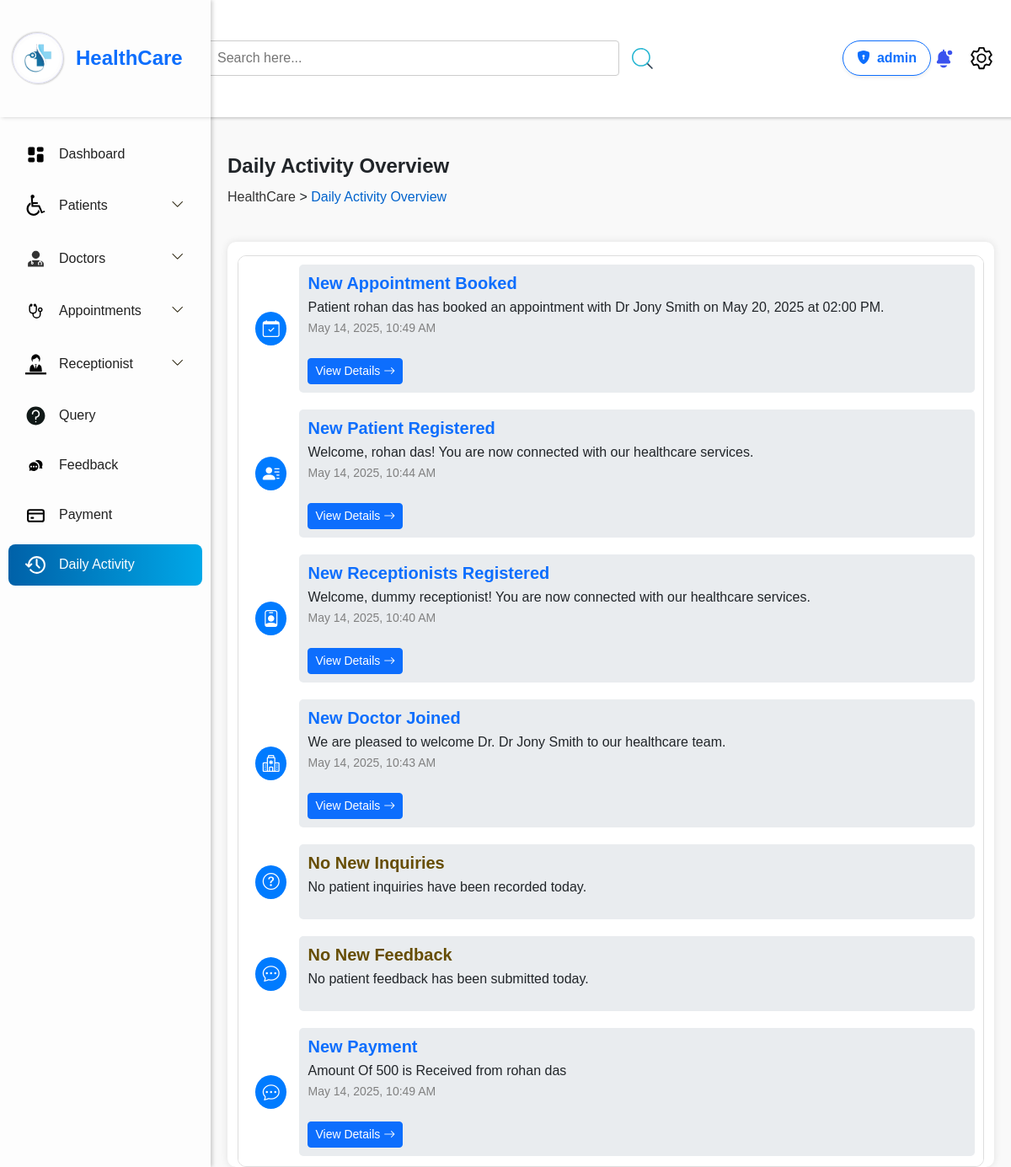
Page /Healthcare_manage/admin/Activity.php (signed in) on the committed database.
### tables this page shows
CREATE TABLE `appointments` (
  `appoint_id` int(5) NOT NULL,
  `patient_id` int(5) NOT NULL,
  `doctor_id` int(5) NOT NULL,
  `payment_id` int(11) NOT NULL,
  `appointment_date` date NOT NULL,
  `appointment_time` time NOT NULL,
  `reason` varchar(300) NOT NULL,
  `status` varchar(10) NOT NULL DEFAULT 'Approve',
  `create_at` datetime NOT NULL DEFAULT current_timestamp()
);

CREATE TABLE `patients` (
  `patient_id` int(5) NOT NULL,
  `patient_name` varchar(100) NOT NULL,
  `gender` varchar(10) NOT NULL,
  `dob` date NOT NULL,
  `email` varchar(255) NOT NULL,
  `contact` decimal(10,0) NOT NULL,
  `username` varchar(100) NOT NULL,
  `password` varchar(255) NOT NULL,
  `status` varchar(50) NOT NULL DEFAULT 'Active',
  `create_at` datetime NOT NULL DEFAULT current_timestamp()
);

CREATE TABLE `doctors` (
  `doctor_id` int(5) NOT NULL,
  `doctor_name` varchar(50) NOT NULL,
  `specilization` varchar(100) NOT NULL,
  `consultancy_fee` decimal(5,0) NOT NULL,
  `dob` date NOT NULL,
  `gender` varchar(50) NOT NULL,
  `address` varchar(255) NOT NULL,
  `email` varchar(255) NOT NULL,
  `contact` decimal(10,0) NOT NULL,
  `username` varchar(50) NOT NULL,
  `password` varchar(255) NOT NULL,
  `photo` varchar(255) NOT NULL,
  `status` varchar(50) NOT NULL DEFAULT 'Active',
  `create_at` datetime NOT NULL DEFAULT current_timestamp()
);

CREATE TABLE `receptionist` (
  `rid` int(5) NOT NULL,
  `name` varchar(100) NOT NULL,
  `dob` date NOT NULL,
  `gender` varchar(10) NOT NULL,
  `hire_dt` datetime NOT NULL DEFAULT current_timestamp(),
  `email` varchar(255) NOT NULL,
  `contact` decimal(10,0) NOT NULL,
  `username` varchar(100) NOT NULL,
  `password` varchar(255) NOT NULL,
  `status` varchar(10) NOT NULL DEFAULT 'Active'
);

CREATE TABLE `payments` (
  `payment_id` int(11) NOT NULL,
  `order_id` varchar(50) NOT NULL,
  `transection_id` varchar(50) NOT NULL,
  `patient_id` int(11) NOT NULL,
  `amount` decimal(50,0) NOT NULL,
  `status` varchar(15) NOT NULL,
  `create_at` datetime NOT NULL DEFAULT current_timestamp()
);

### Healthcare_manage/admin/Activity.php (the view, shortened to what this page needs)
<?php
$conn = connection();
$date_today = date("Y-m-d");
$appointments = mysqli_query($conn, "SELECT * FROM appointments WHERE DATE(create_at) = '$date_today'");
$doctors = mysqli_query($conn, "SELECT * FROM doctors WHERE DATE(create_at) = '$date_today'");
$patients = mysqli_query($conn, "SELECT * FROM patients WHERE DATE(create_at) = '$date_today'");
$receptionists = mysqli_query($conn, "SELECT * FROM receptionist WHERE DATE(`hire_dt`) = '$date_today'");
$queries = mysqli_query($conn, "SELECT * FROM query WHERE DATE(`date&time`) = '$date_today'");
$feedbacks = mysqli_query($conn, "SELECT * FROM feedback WHERE DATE(`date&time`) = '$date_today'");
$payment = mysqli_query($conn, "SELECT * FROM payments WHERE DATE(`create_at`) = '$date_today'");
?>
<!DOCTYPE html>
<html lang="en">
<head>
    <link rel="stylesheet" type="text/css" href="./style/Activity.css">
    <link href="https://cdn.jsdelivr.net/npm/bootstrap@5.3.3/dist/css/bootstrap.min.css" rel="stylesheet"
>
</head>
<body>
    <?php include_once("./Navbar.php"); ?>
    <?php include_once("./component/admin_header.php"); ?>
    <div class="content" id="content">
        <div class="header-list">
            <div class="left">
                <h4 class="fw-bold"> Daily Activity Overview </h4>
                <p style="margin-top:10px;"><a href="./Dashboard.php"> HealthCare </a> > <span> Daily Activity Overview
                    </span></p>
            </div>
        </div>
        <div class="container pt-3">
            <div class="timeline-container">
                <div class="timeline">
                    <?php if (mysqli_num_rows($appointments) > 0) { ?>
                        <div class="timeline-item">
                            <div class="timeline-icon"><i class="bi bi-calendar-check"></i></div>
                            <div class="timeline-content">
                                <h5 class="text-primary fw-bold">New Appointment Booked</h5>
                                <?php while ($row = mysqli_fetch_assoc($appointments)) { ?>
                                    <?php
                                    $i = mysqli_query($conn, "SELECT * FROM patients WHERE patient_id = " . $row["patient_id"]);
                                    $pt = mysqli_fetch_assoc($i);
                                    $j = mysqli_query($conn, "SELECT * FROM doctors WHERE doctor_id = " . $row["doctor_id"]);
                                    $doct = mysqli_fetch_assoc($j);
                                    ?>
                                    <p>Patient <?= htmlspecialchars($pt["patient_name"]) ?> has booked an appointment with
                                        <?= htmlspecialchars($doct["doctor_name"]) ?> on
                                        <?= date("F j, Y", strtotime($row['appointment_date'])) ?> at
                                        <?= date("h:i A", strtotime($row['appointment_time'])) ?>.
                                        <br>
                                        <span class="time"><?= date("F j, Y, g:i A", strtotime($row['create_at'])) ?></span>
                                    </p>
                                <?php } ?>
                                <a href="./TodayAppointment.php" class="btn btn-primary btn-sm mt-2">
                                    View Details <i class="bi bi-arrow-right"></i>
                                </a>
                            </div>
                        </div>
                    <?php } ?>
                    <?php if (mysqli_num_rows($patients) > 0) { ?>
                        <div class="timeline-item">
                            <div class="timeline-icon"><i class="bi bi-person-lines-fill"></i></div>
                            <div class="timeline-content">
                                <h5 class="text-primary fw-bold">New Patient Registered</h5>
                                <?php while ($row = mysqli_fetch_assoc($patients)) { ?>
                                    <p>Welcome, <?= $row['patient_name'] ?>! You are now connected with our healthcare services.
                                        <br>
                                        <span class="time"><?= date("F j, Y, g:i A", strtotime($row['create_at'])) ?></span>
                                    </p>
                                <?php } ?>
                                <a href="./ViewPatient.php" class="btn btn-primary btn-sm mt-2">
                                    View Details <i class="bi bi-arrow-right"></i>
                                </a>
                            </div>
                        </div>
                    <?php } ?>
                    <?php if (mysqli_num_rows($receptionists) > 0) { ?>
                        <div class="timeline-item">
                            <div class="timeline-icon"><i class="bi bi-person-badge"></i></div>
                            <div class="timeline-content">
                                <h5 class="text-primary fw-bold">New Receptionists Registered</h5>
                                <?php while ($row = mysqli_fetch_assoc($receptionists)) { ?>
                                    <p>Welcome, <?= $row['name'] ?>! You are now connected with our healthcare services.
                                        <br>
                                        <span class="time"><?= date("F j, Y, g:i A", strtotime($row['hire_dt'])) ?></span>
                                    </p>
                                <?php } ?>
                                <a href="./ViewReceptionist.php" class="btn btn-primary btn-sm mt-2">
                                    View Details <i class="bi bi-arrow-right"></i>
                                </a>
                            </div>
                        </div>
                    <?php } ?>
                    <?php if (mysqli_num_rows($doctors) > 0) { ?>
                        <div class="timeline-item">
                            <div class="timeline-icon"><i class="bi bi-hospital"></i></div>
                            <div class="timeline-content">
                                <h5 class="text-primary fw-bold">New Doctor Joined</h5>
                                <?php while ($row = mysqli_fetch_assoc($doctors)) { ?>
                                    <p>We are pleased to welcome Dr. <?= $row['doctor_name'] ?> to our healthcare team.
                                        <br>
                                        <span class="time"><?= date("F j, Y, g:i A", strtotime($row['create_at'])) ?></span>
                                    </p>
                                <?php } ?>
                                <a href="./ViewDoctor.php" class="btn btn-primary btn-sm mt-2">
                                    View Details <i class="bi bi-arrow-right"></i>
                                </a>
                            </div>
                        </div>
                    <?php } ?>
                    <?php if (mysqli_num_rows($queries) > 0) { ?>
                        <div class="timeline-item">
                            <div class="timeline-icon"><i class="bi bi-question-circle"></i></div>
                            <div class="timeline-content">
                                <h5 class="text-primary fw-bold">New Patient Inquiry</h5>
                                <?php while ($row = mysqli_fetch_assoc($queries)) { ?>
                                    <p>A query has been submitted by <?= $row['email'] ?>.
                                        <br>
                                        <span class="time"><?= date("F j, Y, g:i A", strtotime($row['date&time'])) ?></span>
                                    </p>
                                <?php } ?>
                                <a href="./Query.php" class="btn btn-primary btn-sm mt-2">
                                    View Details <i class="bi bi-arrow-right"></i>
                                </a>
                            </div>
                        </div>
                    <?php } else { ?>
                        <div class="timeline-item">
                            <div class="timeline-icon"><i class="bi bi-question-circle"></i></div>
                            <div class="timeline-content">
                                <h5 class="text-warning-emphasis fw-bold">No New Inquiries</h5>
                                <p>No patient inquiries have been recorded today.</p>
                            </div>
                        </div>
                    <?php } ?>
                    <?php if (mysqli_num_rows($feedbacks) > 0) { ?>
                        <div class="timeline-item">
                            <div class="timeline-icon"><i class="bi bi-chat-dots"></i></div>
                            <div class="timeline-content">
                                <h5 class="text-primary fw-bold">New Patient Feedback</h5>
                                <?php while ($row = mysqli_fetch_assoc($feedbacks)) { ?>
                                    <p>Feedback received from <?= $row['email'] ?>.
                                        <br>
                                        <span class="time"><?= date("F j, Y, g:i A", strtotime($row['date&time'])) ?></span>
                                    </p>
                                <?php } ?>
                                <a href="./Feedback.php" class="btn btn-primary btn-sm mt-2">
                                    View Details <i class="bi bi-arrow-right"></i>
                                </a>
                            </div>
                        </div>
                    <?php } else { ?>
                        <div class="timeline-item">
                            <div class="timeline-icon"><i class="bi bi-chat-dots"></i></div>
                            <div class="timeline-content">
                                <h5 class="text-warning-emphasis fw-bold">No New Feedback</h5>
                                <p>No patient feedback has been submitted today.</p>
                            </div>
                        </div>
                    <?php } ?>
                    <?php if (mysqli_num_rows($payment) > 0) { ?>
                        <div class="timeline-item">
                            <div class="timeline-icon"><i class="bi bi-chat-dots"></i></div>
                            <div class="timeline-content">
                                <h5 class="text-primary fw-bold">New Payment</h5>
                                <?php while ($row = mysqli_fetch_assoc($payment)) { ?>
                                    <p>
                                        Amount Of <?php echo $row['amount']; ?>
                                        is Received from
                                        <?php $i = mysqli_query($conn, "SELECT * FROM patients WHERE patient_id = " . $row["patient_id"]);
                                        $pt = mysqli_fetch_assoc($i);
                                        echo $pt["patient_name"]
                                            ?>
                                        <br>
                                        <span class="time"><?= date("F j, Y, g:i A", strtotime($row['create_at'])) ?></span>
                                    </p>
                                <?php } ?>
                                <a href="./Payment.php" class="btn btn-primary btn-sm mt-2">
                                    View Details <i class="bi bi-arrow-right"></i>
                                </a>
                            </div>
                        </div>
                    <?php } ?>
                </div>
            </div>
        </div>
    </div>
</body>
</html>

### Healthcare_manage/admin/component/admin_header.php (shortened to what this page needs)
<?php
$conn = connection();
$query = mysqli_query($conn, "SELECT * FROM `admin`");
$admin = mysqli_fetch_assoc($query);
?>
<!DOCTYPE html>
<html lang="en">
<head>
</head>
<body>
    <div class="box">
        <div class="search-container">
            <input type="search" class="search-bar" id="search-bar" placeholder="Search here...">
            <img src="./../assets/images/search.svg" height="25" id="search-button">
        </div>
        <div class="d-flex align-items-center">
            <a class="btn btn-outline-primary d-flex align-items-center px-3 py-2 rounded-pill shadow-sm">
                <i class="bi bi-shield-lock-fill me-2"></i>
                <strong> <?= $admin["username"] ?></strong>
            </a>
        </div>
        <div class="icons mx-">
            <img src="./../assets/images/notification.svg" alt="Notification" class="icon" id="notification">
            <img src="./../assets/images/setting.svg" alt="Settings" class="icon" id="setting">
        </div>
    </div>
</body>
</html>

### rows in the picture
appointments: patient.patient_name "rohan das", doctor.doctor_name "Dr Jony Smith", appointment_date "May 20, 2025", appointment_time "02:00 PM", create_at "May 14, 2025, 10:49 AM"
patients: patient_name "rohan das", create_at "May 14, 2025, 10:44 AM"
receptionist: name "dummy receptionist", hire_dt "May 14, 2025, 10:40 AM"
doctors: doctor_name "Dr Jony Smith", create_at "May 14, 2025, 10:43 AM"
payments: amount "500", patient.patient_name "rohan das", create_at "May 14, 2025, 10:49 AM"

### other values in the picture
$admin["username"] "admin"
